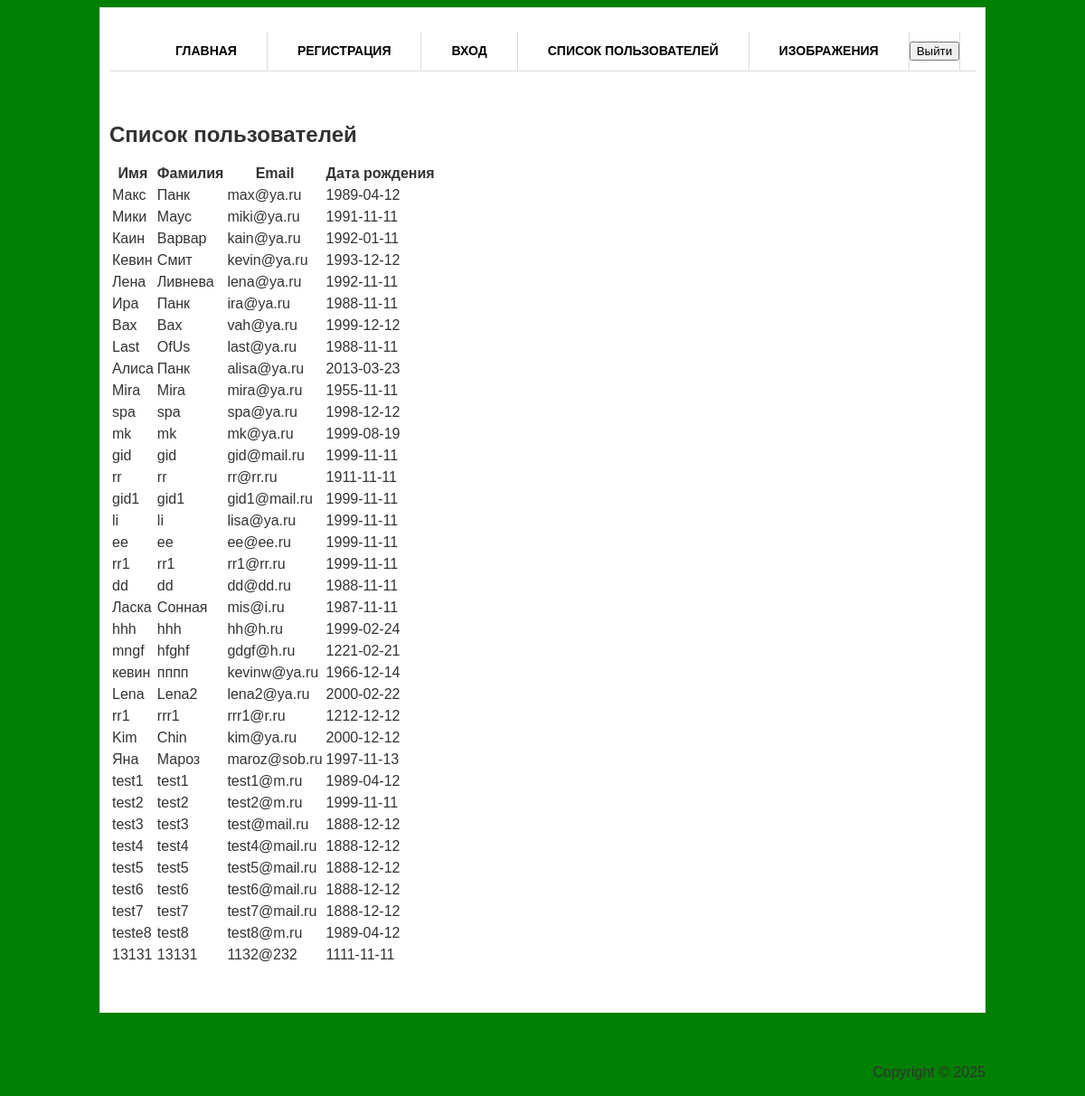
/list (signed in), run on the app's committed database.
### app/models.py (models this page shows, shortened)
class CustomUser(Base):
    __tablename__ = 'users'
    id = Column(Integer, primary_key=True, autoincrement=True)
    username = Column(String, unique=True, nullable=False)
    first_name = Column(String, nullable=False)
    last_name = Column(String, nullable=False)
    email = Column(String, unique=True, nullable=False)
    birth_date = Column(String, nullable=False)
    hashed_password = Column(String, nullable=False)

### app/main.py (the view)
@app.get("/list", response_class=HTMLResponse)
async def users_list(request: Request, db: Session = Depends(get_db),
                     current_user: models.CustomUser = Depends(get_current_user)) -> HTMLResponse:
    users = view.get_users(db)  # Вызываем функцию для извлечения всех пользователей
    return templates.TemplateResponse("users_list.html", {"request": request, "users": users,
                                                          "current_user": current_user})

### app/templates/users_list.html (shortened to what this page needs)
{% extends 'base.html' %}
{% block content %}
<br><br>
    <h2>Список пользователей</h2>
    <table>
        <thead>
            <tr>
                <th>Имя</th>
                <th>Фамилия</th>
                <th>Email</th>
                <th>Дата рождения</th>
            </tr>
        </thead>
        <tbody>
            {% for user in users %}
            <tr>
                <td>{{ user.first_name }}</td>
                <td>{{ user.last_name }}</td>
                <td>{{ user.email }}</td>
                <td>{{ user.birth_date }}</td>
            </tr>
            {% endfor %}
        </tbody>
    </table>
<br><br>
{% endblock %}

### static/css/style.css (style rules this page uses)
body { font-size: 16px; line-height: 20px; font-family: Georgia, Arial, Helvetica, Sans-Serif; color: #333; background: url() repeat 0 0; background-color: green; }

### data on the page
CustomUser: first_name "Макс", last_name "Панк", email "max@ya.ru", birth_date "1989-04-12"
CustomUser: first_name "Мики", last_name "Маус", email "miki@ya.ru", birth_date "1991-11-11"
CustomUser: first_name "Каин", last_name "Варвар", email "kain@ya.ru", birth_date "1992-01-11"
CustomUser: first_name "Кевин", last_name "Смит", email "kevin@ya.ru", birth_date "1993-12-12"
CustomUser: first_name "Лена", last_name "Ливнева", email "lena@ya.ru", birth_date "1992-11-11"
CustomUser: first_name "Ира", last_name "Панк", email "ira@ya.ru", birth_date "1988-11-11"
CustomUser: first_name "Вах", last_name "Вах", email "vah@ya.ru", birth_date "1999-12-12"
CustomUser: first_name "Last", last_name "OfUs", email "last@ya.ru", birth_date "1988-11-11"
CustomUser: first_name "Алиса", last_name "Панк", email "alisa@ya.ru", birth_date "2013-03-23"
CustomUser: first_name "Mira", last_name "Mira", email "mira@ya.ru", birth_date "1955-11-11"
CustomUser: first_name "spa", last_name "spa", email "spa@ya.ru", birth_date "1998-12-12"
CustomUser: first_name "mk", last_name "mk", email "mk@ya.ru", birth_date "1999-08-19"
CustomUser: first_name "gid", last_name "gid", email "gid@mail.ru", birth_date "1999-11-11"
CustomUser: first_name "rr", last_name "rr", email "rr@rr.ru", birth_date "1911-11-11"
CustomUser: first_name "gid1", last_name "gid1", email "gid1@mail.ru", birth_date "1999-11-11"
CustomUser: first_name "li", last_name "li", email "lisa@ya.ru", birth_date "1999-11-11"
CustomUser: first_name "ee", last_name "ee", email "ee@ee.ru", birth_date "1999-11-11"
CustomUser: first_name "rr1", last_name "rr1", email "rr1@rr.ru", birth_date "1999-11-11"
CustomUser: first_name "dd", last_name "dd", email "dd@dd.ru", birth_date "1988-11-11"
CustomUser: first_name "Ласка", last_name "Сонная", email "mis@i.ru", birth_date "1987-11-11"
CustomUser: first_name "hhh", last_name "hhh", email "hh@h.ru", birth_date "1999-02-24"
CustomUser: first_name "mngf", last_name "hfghf", email "gdgf@h.ru", birth_date "1221-02-21"
CustomUser: first_name "кевин", last_name "пппп", email "kevinw@ya.ru", birth_date "1966-12-14"
CustomUser: first_name "Lena", last_name "Lena2", email "lena2@ya.ru", birth_date "2000-02-22"
CustomUser: first_name "rr1", last_name "rrr1", email "rrr1@r.ru", birth_date "1212-12-12"
CustomUser: first_name "Kim", last_name "Chin", email "kim@ya.ru", birth_date "2000-12-12"
CustomUser: first_name "Яна", last_name "Мароз", email "maroz@sob.ru", birth_date "1997-11-13"
CustomUser: first_name "test1", last_name "test1", email "test1@m.ru", birth_date "1989-04-12"
CustomUser: first_name "test2", last_name "test2", email "test2@m.ru", birth_date "1999-11-11"
CustomUser: first_name "test3", last_name "test3", email "test@mail.ru", birth_date "1888-12-12"
CustomUser: first_name "test4", last_name "test4", email "test4@mail.ru", birth_date "1888-12-12"
CustomUser: first_name "test5", last_name "test5", email "test5@mail.ru", birth_date "1888-12-12"
CustomUser: first_name "test6", last_name "test6", email "test6@mail.ru", birth_date "1888-12-12"
CustomUser: first_name "test7", last_name "test7", email "test7@mail.ru", birth_date "1888-12-12"
CustomUser: first_name "teste8", last_name "test8", email "test8@m.ru", birth_date "1989-04-12"
CustomUser: first_name "13131", last_name "13131", email "1132@232", birth_date "1111-11-11"
